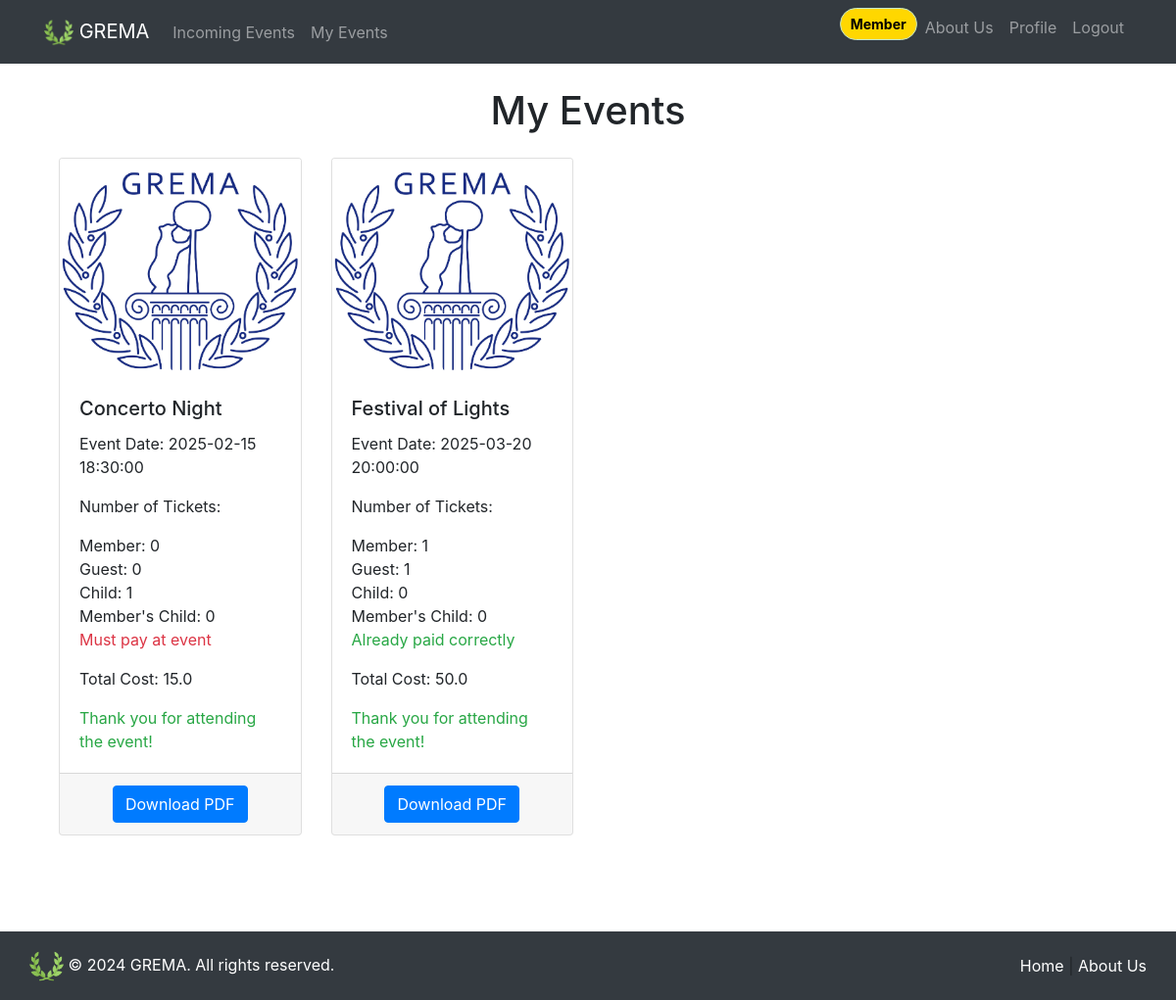
/my_events (signed in), run on the app's committed database.
### website/models.py (models this page shows)
class Event(db.Model):
    id = db.Column(db.Integer, primary_key=True)
    name= db.Column(db.String(80))
    date = db.Column(db.DateTime(timezone=True), default=func.current_date())
    max_guest_num = db.Column(db.Integer)
    member_price=db.Column(db.Float)
    member_child_price=db.Column(db.Float)
    guest_price=db.Column(db.Float)
    child_price=db.Column(db.Float)
    img_url=db.Column(db.String(300))
    description=db.Column(db.String(800))
    admin_id = db.Column(db.Integer, db.ForeignKey('admin.id'))

class Event_Attendance(db.Model):
    id = db.Column(db.Integer, primary_key=True)
    event_id = db.Column(db.Integer, db.ForeignKey('event.id'))
    user_id = db.Column(db.Integer, db.ForeignKey('user.id'))
    date = db.Column(db.DateTime(timezone=True), default=func.current_date())
    number_guest_tickets = db.Column(db.Integer)
    number_child_tickets = db.Column(db.Integer)
    number_member_tickets = db.Column(db.Integer)
    number_memberchild_tickets = db.Column(db.Integer)
    guests_names = db.Column(db.String(300))
    cash_payment_in_event=db.Column(db.Boolean)
    total_price= db.Column(db.Float)

### website/views.py (the view)
@views.route('/my_events', methods=['GET', 'POST'])
@login_required
def my_events():
    user_attendances = Event_Attendance.query.filter_by(user_id=current_user.id).all()
    events = [Event.query.get(attendance.event_id) for attendance in user_attendances]
    now = datetime.now()
    return render_template('my_events.html', user_attendances=user_attendances, events=events, user=current_user,now=now)

### website/views.py (called while the page is built)
@views.context_processor
def inject_membership():
    if current_user.is_authenticated:
        is_member = Fee.query.filter_by(user_fee=current_user.id, payed=True).first() is not None
    else:
        is_member = False
    return dict(is_member=is_member)

### website/templates/my_events.html (shortened to what this page needs)
{% extends "base.html" %}
{% block content %}
<br>
<div class="container">
    <h1 class="text-center mb-4">My Events</h1>
    {% if user_attendances|length == 0 %}
    <p class="text-center text-muted mb-4">You haven't signed up for any events yet.</p>
    {% else %}
    <div class="row row-cols-1 row-cols-md-4">
        {% for i in range(user_attendances|length) %}
        <div class="col mb-4">
            <div class="card h-100 div-hover">
                {% if events[i].img_url %}
                <img src="{{ events[i].img_url }}" class="card-img-top" alt="{{ events[i].name }}">
                {% else %}
                <img src="{{ url_for('static', filename='images/gremaLogo.png') }}" class="card-img-top"
                    alt="{{ events[i].name }}">
                {% endif %}
                <div class="card-body">
                    <h5 class="card-title">{{ events[i].name }}</h5>
                    <p class="card-text">Event Date: {{ events[i].date }}</p>
                    <p class="card-text">Number of Tickets:</p>
                    <ul class="list-unstyled">
                        <li>Member: {{ user_attendances[i].number_member_tickets }}</li>
                        <li>Guest: {{ user_attendances[i].number_guest_tickets }}</li>
                        <li>Child: {{ user_attendances[i].number_child_tickets }}</li>
                        <li>Member's Child: {{ user_attendances[i].number_memberchild_tickets }}</li>
                        {%if user_attendances[i].cash_payment_in_event %}
                        <li><span class="text-danger">Must pay at event</span></li>
                        {%else%}
                        <li><span class="text-success">Already paid correctly</span></li>
                        {% endif%}
                    </ul>
                    <p class="card-text">Total Cost: {{ user_attendances[i].total_price }}</p>
                    {% if events[i].date < now %} <p class="card-text text-success mb-0">Thank you for attending the
                        event!</p>
                        {% else %}
                        <p class="card-text text-primary mb-0">See you there!</p>
                        {% endif %}
                </div>
                <div class="card-footer text-center">
                    <form action="{{ url_for('views.download_event_pdf', event_id=events[i].id) }}" method="post">
                        <button type="submit" class="btn btn-primary">Download PDF</button>
                    </form>
                </div>
            </div>
        </div>
        {% endfor %}
    </div>
    {% endif %}
</div>
{% endblock %}

### website/static/base.css (style rules this page uses)
html { position: relative; min-height: 100%; }
body { margin-bottom: 100px; }

### data on the page
Event: name "Concerto Night", date "2025-02-15 18:30:00"
Event_Attendance: number_member_tickets "0", number_guest_tickets "0", number_child_tickets "1", number_memberchild_tickets "0", total_price "15.0"
Event: name "Festival of Lights", date "2025-03-20 20:00:00"
Event_Attendance: number_member_tickets "1", number_guest_tickets "1", number_child_tickets "0", number_memberchild_tickets "0", total_price "50.0"
